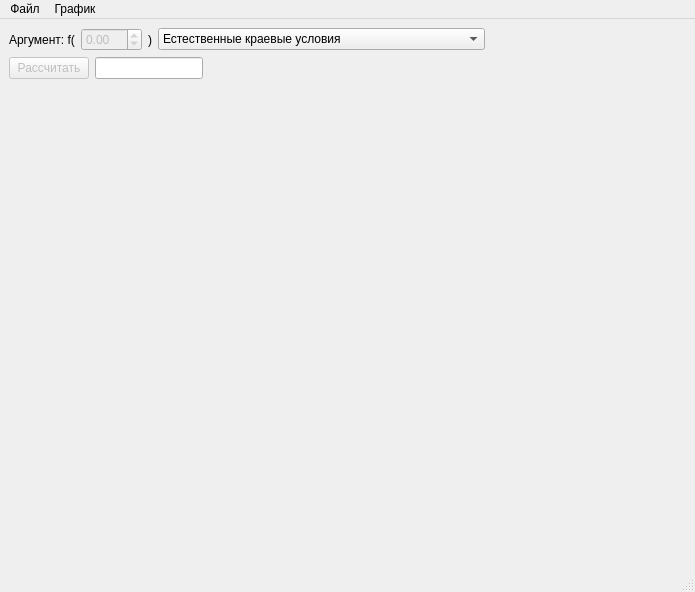
<?xml version="1.0" encoding="UTF-8"?>
<ui version="4.0">
 <class>MainWindow</class>
 <widget class="QMainWindow" name="MainWindow">
  <property name="geometry">
   <rect>
    <x>0</x>
    <y>0</y>
    <width>695</width>
    <height>592</height>
   </rect>
  </property>
  <property name="windowTitle">
   <string>MainWindow</string>
  </property>
  <widget class="QWidget" name="layoutMain">
   <layout class="QVBoxLayout" name="verticalLayout">
    <item>
     <layout class="QHBoxLayout" name="layout_1">
      <item>
       <widget class="QLabel" name="label_1">
        <property name="sizePolicy">
         <sizepolicy hsizetype="Maximum" vsizetype="Preferred">
          <horstretch>0</horstretch>
          <verstretch>0</verstretch>
         </sizepolicy>
        </property>
        <property name="text">
         <string>Аргумент: f(</string>
        </property>
       </widget>
      </item>
      <item>
       <widget class="QDoubleSpinBox" name="spinArg">
        <property name="enabled">
         <bool>false</bool>
        </property>
        <property name="minimum">
         <double>-99.989999999999995</double>
        </property>
       </widget>
      </item>
      <item>
       <widget class="QLabel" name="label_2">
        <property name="sizePolicy">
         <sizepolicy hsizetype="Maximum" vsizetype="Preferred">
          <horstretch>0</horstretch>
          <verstretch>0</verstretch>
         </sizepolicy>
        </property>
        <property name="text">
         <string>)</string>
        </property>
       </widget>
      </item>
      <item>
       <widget class="QComboBox" name="comboBox">
        <property name="sizePolicy">
         <sizepolicy hsizetype="Preferred" vsizetype="Fixed">
          <horstretch>0</horstretch>
          <verstretch>0</verstretch>
         </sizepolicy>
        </property>
        <property name="sizeAdjustPolicy">
         <enum>QComboBox::AdjustToContents</enum>
        </property>
        <item>
         <property name="text">
          <string>Естественные краевые условия</string>
         </property>
        </item>
        <item>
         <property name="text">
          <string>Вторая производная на левой границе равна P''(x)</string>
         </property>
        </item>
        <item>
         <property name="text">
          <string>Вторая производная на обеих границах равны P''(x)</string>
         </property>
        </item>
       </widget>
      </item>
      <item>
       <spacer name="horizontalSpacer">
        <property name="orientation">
         <enum>Qt::Horizontal</enum>
        </property>
        <property name="sizeHint" stdset="0">
         <size>
          <width>40</width>
          <height>20</height>
         </size>
        </property>
       </spacer>
      </item>
     </layout>
    </item>
    <item>
     <layout class="QHBoxLayout" name="layout_2">
      <item>
       <widget class="QPushButton" name="buttonCalculate">
        <property name="enabled">
         <bool>false</bool>
        </property>
        <property name="text">
         <string>Рассчитать</string>
        </property>
       </widget>
      </item>
      <item>
       <widget class="QLineEdit" name="lineResult">
        <property name="sizePolicy">
         <sizepolicy hsizetype="Minimum" vsizetype="Fixed">
          <horstretch>0</horstretch>
          <verstretch>0</verstretch>
         </sizepolicy>
        </property>
        <property name="readOnly">
         <bool>true</bool>
        </property>
       </widget>
      </item>
      <item>
       <spacer name="horizontalSpacer_2">
        <property name="orientation">
         <enum>Qt::Horizontal</enum>
        </property>
        <property name="sizeHint" stdset="0">
         <size>
          <width>40</width>
          <height>20</height>
         </size>
        </property>
       </spacer>
      </item>
     </layout>
    </item>
    <item>
     <widget class="QCustomPlot" name="plot" native="true">
      <property name="sizePolicy">
       <sizepolicy hsizetype="Expanding" vsizetype="Expanding">
        <horstretch>0</horstretch>
        <verstretch>0</verstretch>
       </sizepolicy>
      </property>
     </widget>
    </item>
   </layout>
  </widget>
  <widget class="QMenuBar" name="menuBar">
   <property name="geometry">
    <rect>
     <x>0</x>
     <y>0</y>
     <width>695</width>
     <height>22</height>
    </rect>
   </property>
   <widget class="QMenu" name="menuFile">
    <property name="title">
     <string>Файл</string>
    </property>
    <property name="toolTipsVisible">
     <bool>false</bool>
    </property>
    <addaction name="actionLoad"/>
    <addaction name="actionSave"/>
   </widget>
   <widget class="QMenu" name="menuGraph">
    <property name="title">
     <string>График</string>
    </property>
    <addaction name="ared"/>
    <addaction name="agrn"/>
    <addaction name="ablu"/>
   </widget>
   <addaction name="menuFile"/>
   <addaction name="menuGraph"/>
  </widget>
  <widget class="QStatusBar" name="statusbar"/>
  <action name="actionLoad">
   <property name="text">
    <string>Открыть</string>
   </property>
   <property name="shortcut">
    <string>Ctrl+O</string>
   </property>
  </action>
  <action name="actionSave">
   <property name="enabled">
    <bool>false</bool>
   </property>
   <property name="text">
    <string>Сохранить</string>
   </property>
   <property name="shortcut">
    <string>Ctrl+S</string>
   </property>
  </action>
  <action name="ared">
   <property name="checkable">
    <bool>true</bool>
   </property>
   <property name="checked">
    <bool>true</bool>
   </property>
   <property name="text">
    <string>Красный</string>
   </property>
  </action>
  <action name="agrn">
   <property name="checkable">
    <bool>true</bool>
   </property>
   <property name="checked">
    <bool>true</bool>
   </property>
   <property name="text">
    <string>Зелёный</string>
   </property>
  </action>
  <action name="ablu">
   <property name="checkable">
    <bool>true</bool>
   </property>
   <property name="checked">
    <bool>true</bool>
   </property>
   <property name="text">
    <string>Синий</string>
   </property>
  </action>
 </widget>
 <customwidgets>
  <customwidget>
   <class>QCustomPlot</class>
   <extends>QWidget</extends>
   <header>qcustomplot.h</header>
   <container>1</container>
  </customwidget>
 </customwidgets>
 <tabstops>
  <tabstop>spinArg</tabstop>
  <tabstop>buttonCalculate</tabstop>
  <tabstop>lineResult</tabstop>
 </tabstops>
 <resources/>
 <connections/>
</ui>
